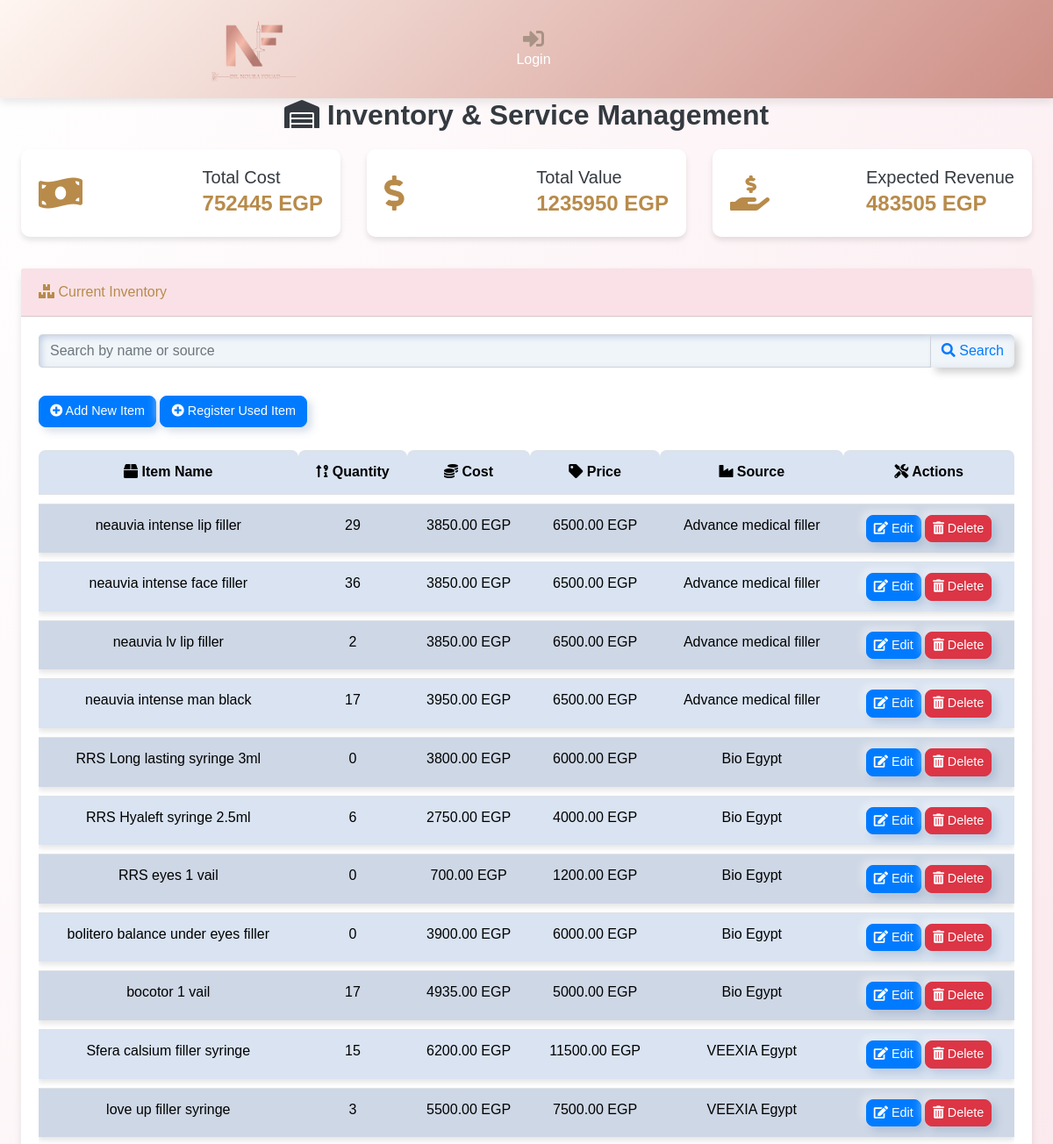
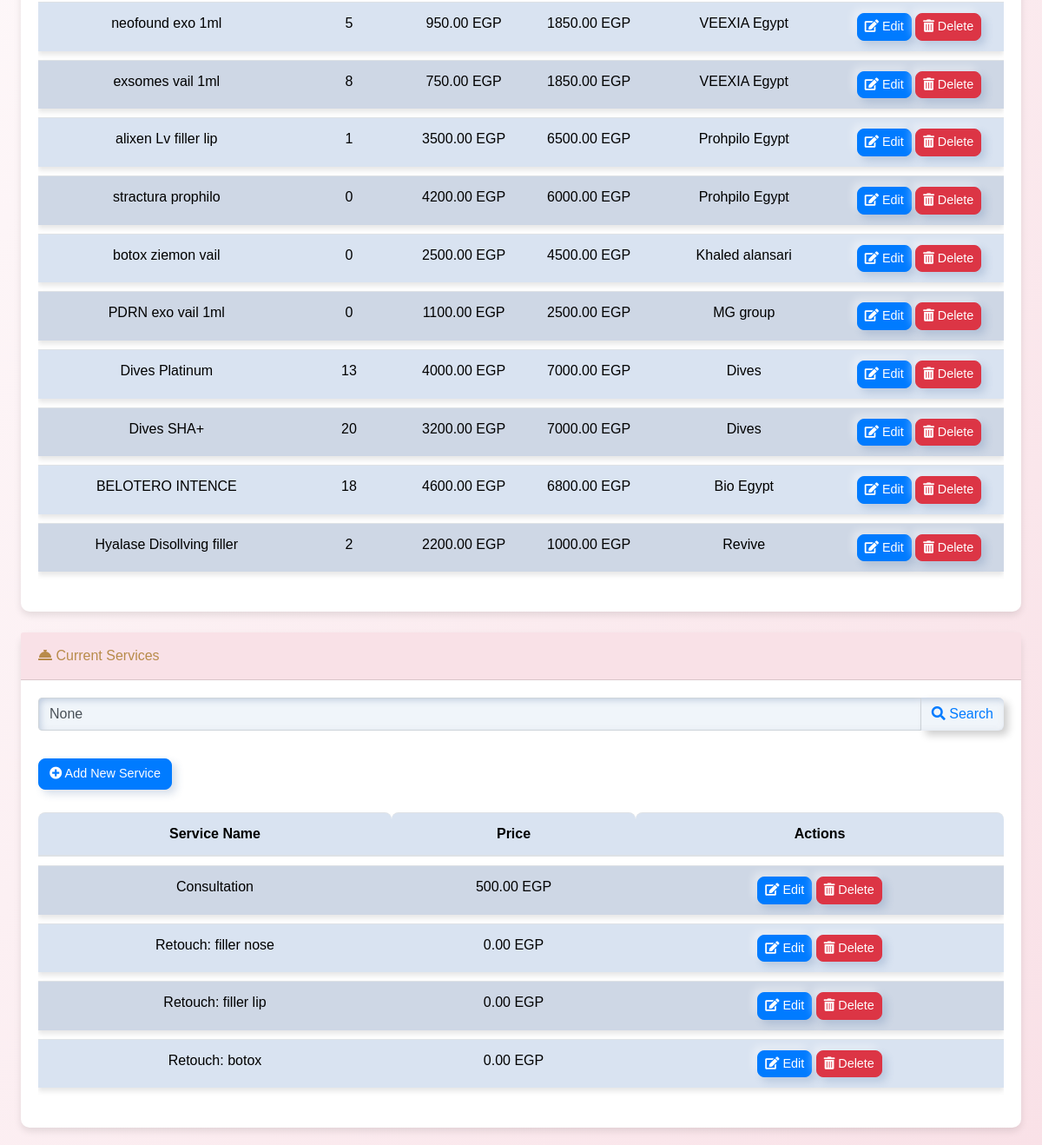
Screenshot of /inventory/ with the database file from the repository (2 pictures, top to bottom).
### webapp/models.py (models this page shows, shortened)
class Inventory(models.Model):
    item_name = models.CharField(max_length=300)
    item_quantity = models.IntegerField()  # الكمية الموجودة في المخزن
    item_price = models.DecimalField(max_digits=10, decimal_places=2,default=0)
    item_cost = models.DecimalField(max_digits=10, decimal_places=2)  # تكلفة المنتج
    company_source = models.ForeignKey(Companies, on_delete=models.CASCADE, related_name='inventory_items')
    created_at = models.DateTimeField(auto_now_add=True)

class Companies(models.Model):
    company_name = models.CharField(max_length=255)
    company_address = models.CharField(max_length=500)
    company_phone = models.CharField(max_length=20)
    def __str__(self):
        return self.company_name

class Service(models.Model):
    name = models.CharField(max_length=100)
    price = models.DecimalField(max_digits=10, decimal_places=2)  # سعر الخدمة

### webapp/views.py (the view)
# urls.py: path('inventory/', views.inventory_view, name='inventory'),
def inventory_view(request, item_id=None):
    inventory_query = request.GET.get('q')
    if inventory_query:
        inventory = Inventory.objects.filter(
            Q(item_name__icontains=inventory_query) | Q(company_source__company_name__icontains=inventory_query)
        )
    else:
        inventory = Inventory.objects.all()
    totals = inventory.aggregate(
        total_cost=Sum(F('item_quantity') * F('item_cost')),
        total_value=Sum(F('item_quantity') * F('item_price'))
    )
    total_cost = totals['total_cost'] or 0
    total_value = totals['total_value'] or 0
    expected_revenue = total_value - total_cost
    service_query = request.GET.get('q')
    if service_query:
        services = Service.objects.filter(name__icontains=service_query)
    else:
        services = Service.objects.all()
    if item_id:
        inventory_item = get_object_or_404(Inventory, id=item_id)
        if request.method == 'POST':
            form = InventoryForm(request.POST, instance=inventory_item)
            if form.is_valid():
                form.save()
                return redirect('combined_view')  # Redirect after editing
        else:
            form = InventoryForm(instance=inventory_item)
    else:
        if request.method == 'POST':
            form = InventoryForm(request.POST)
            if form.is_valid():
                form.save()
                return redirect('combined_view')  # Redirect after adding
        else:
            form = InventoryForm()
    return render(request, 'web/inventory.html', {
        'inventory': inventory,
        'services': services,
        'form': form,
        'query': inventory_query,  # Pass the search query for inventory
        'service_query': service_query,  # Pass the search query for services
        'total_cost': total_cost,
        'total_value': total_value,
        'expected_revenue': expected_revenue,
    })

### webapp/forms.py
class InventoryForm(forms.ModelForm):
    class Meta:
        model = Inventory
        fields = ['item_name', 'item_quantity', 'item_cost','item_price', 'company_source']

### templates/web/inventory.html (shortened to what this page needs)
{% extends 'base.html' %}
{% load crispy_forms_tags %}
{% block content %}
<!DOCTYPE html>
<html lang="en">
<head>
    <link rel="stylesheet" href="https://stackpath.bootstrapcdn.com/bootstrap/4.5.2/css/bootstrap.min.css">
    <link rel="stylesheet" href="https://cdnjs.cloudflare.com/ajax/libs/font-awesome/5.15.4/css/all.min.css">
</head>
<body>
    <div class="container-fluid">
        <div class="row">
            <main role="main" class="col-md-12 ml-sm-auto col-lg-12 px-4">
                <h1 class="h2">
                    <i class="fas fa-warehouse"></i> Inventory & Service Management
                </h1>
                <div class="row">
                    <div class="col-md-4 mb-3">
                        <div class="info-box">
                            <i class="fas fa-money-bill-wave"></i>
                            <div>
                                <h4>Total Cost</h4>
                                <p>{{ total_cost }} EGP</p>
                            </div>
                        </div>
                    </div>
                    <div class="col-md-4 mb-3">
                        <div class="info-box">
                            <i class="fas fa-dollar-sign"></i>
                            <div>
                                <h4>Total Value</h4>
                                <p>{{ total_value }} EGP</p>
                            </div>
                        </div>
                    </div>
                    <div class="col-md-4 mb-3">
                        <div class="info-box">
                            <i class="fas fa-hand-holding-usd"></i>
                            <div>
                                <h4>Expected Revenue</h4>
                                <p>{{ expected_revenue }} EGP</p>
                            </div>
                        </div>
                    </div>
                </div>
                <div class="card">
                    <div class="card-header">
                        <i class="fas fa-boxes"></i> Current Inventory
                    </div>
                    <div class="card-body">
                        <form method="GET" action="{% url 'inventory' %}" class="mb-3">
                            <div class="input-group">
                                <input type="text" name="q" class="form-control" placeholder="Search by name or source" value="{{ request.GET.q }}">
                                <div class="input-group-append">
                                    <button class="btn btn-outline-primary" type="submit">
                                        <i class="fas fa-search"></i> Search
                                    </button>
                                </div>
                            </div>
                        </form>
                        <button class="btn btn-primary my-3" data-toggle="modal" data-target="#addItemModal">
                            <i class="fas fa-plus-circle"></i> Add New Item
                        </button>
                        <a href="{% url 'register_used_item' %}" class="btn btn-primary"><i class="fas fa-plus-circle"></i> Register Used Item</a>
                        <div class="table-responsive">
                            <table class="table table-striped">
                                <thead>
                                    <tr>
                                        <th data-label="Item Name"><i class="fas fa-box"></i> Item Name</th>
                                        <th data-label="Quantity"><i class="fas fa-sort-numeric-up-alt"></i> Quantity</th>
                                        <th data-label="Cost"><i class="fas fa-coins"></i> Cost</th>
                                        <th data-label="Price"><i class="fas fa-tag"></i> Price</th>
                                        <th data-label="Source"><i class="fas fa-industry"></i> Source</th>
                                        <th data-label="Actions"><i class="fas fa-tools"></i> Actions</th>
                                    </tr>
                                </thead>
                                <tbody>
                                    {% for inventory in inventory %}
                                    <tr>
                                        <td data-label="Item Name">{{ inventory.item_name }}</td>
                                        <td data-label="Quantity">{{ inventory.item_quantity }}</td>
                                        <td data-label="Cost">{{ inventory.item_cost }} EGP</td>
                                        <td data-label="Price">{{ inventory.item_price }} EGP</td>
                                        <td data-label="Source">{{ inventory.company_source }}</td>
                                        <td data-label="Actions">
                                            <a href="{% url 'update_inventory' item_id=inventory.id %}" class="btn btn-sm btn-primary">
                                                <i class="fas fa-edit"></i> Edit
                                            </a>
                                            <form method="POST" action="{% url 'delete_inventory' item_id=inventory.id %}" style="display:inline;">
                                                <button type="submit" class="btn btn-sm btn-danger" onclick="return confirm('Are you sure you want to delete this Item?');">
                                                    <i class="fas fa-trash-alt"></i> Delete
                                                </button>
                                            </form>
                                        </td>
                                    </tr>
                                    {% endfor %}
                                </tbody>
                            </table>
                        </div>
                    </div>
                </div>
                <div class="card mt-4">
                    <div class="card-header">
                        <i class="fas fa-concierge-bell"></i> Current Services
                    </div>
                    <div class="card-body">
                        <form method="GET" action="{% url 'service_list' %}" class="mb-3">
                            <div class="input-group">
                                <input type="text" name="q" class="form-control" placeholder="Search by name" value="{{ query }}">
                                <div class="input-group-append">
                                    <button class="btn btn-outline-primary" type="submit">
                                        <i class="fas fa-search"></i> Search
                                    </button>
                                </div>
                            </div>
                        </form>
                        <a href="{% url 'service_create' %}" class="btn btn-primary my-3">
                            <i class="fas fa-plus-circle"></i> Add New Service
                        </a>
                        <div class="table-responsive">
                            <table class="table table-striped">
                                <thead>
                                    <tr>
                                        <th data-label="Service Name">Service Name</th>
                                        <th data-label="Price">Price</th>
                                        <th data-label="Actions">Actions</th>
                                    </tr>
                                </thead>
                                <tbody>
                                    {% for service in services %}
                                    <tr>
                                        <td data-label="Service Name">{{ service.name }}</td>
                                        <td data-label="Price">{{ service.price }} EGP</td>
                                        <td data-label="Actions">
                                            <a href="{% url 'service_update' service.pk %}" class="btn btn-sm btn-primary">
                                                <i class="fas fa-edit"></i> Edit
                                            </a>
                                            <form method="POST" action="{% url 'service_delete' service.pk %}" style="display:inline;">
                                                <button type="submit" class="btn btn-sm btn-danger" onclick="return confirm('Are you sure you want to delete this service?');">
                                                    <i class="fas fa-trash-alt"></i> Delete
                                                </button>
                                            </form>
                                        </td>
                                    </tr>
                                    {% endfor %}
                                </tbody>
                            </table>
                        </div>
                    </div>
                </div>
            </main>
        </div>
    </div>
</body>
</html>
{% endblock %}

### templates/parts/navbar.html (style rules this page uses)
* { box-sizing: border-box; margin: 0; padding: 0; font-family: 'Arial', sans-serif; }

### templates/web/inventory.html (style rules this page uses)
body { background: linear-gradient(120deg, #ffffff, #f9e1e7); font-family: 'Arial', sans-serif; }
.card { margin-bottom: 20px; border: none; border-radius: 10px; box-shadow: 0 4px 8px rgba(0, 0, 0, 0.1); }
.card-header { background-color: #f9e1e7; color: #b88b4a; border-radius: 10px 10px 0 0; padding: 15px 20px; }
h1.h2 { color: #343a40; font-weight: bold; margin-bottom: 20px; text-align: center; }
.info-box { display: flex; justify-content: space-between; align-items: center; padding: 20px; margin-bottom: 20px; border-radius: 10px; box-shadow: 0 4px 6px rgba(0, 0, 0, 0.1); background: #fff; }
.info-box i { font-size: 2.5rem; margin-right: 15px; color: #b88b4a; }
.info-box h4 { margin: 0; font-size: 1.25rem; color: #343a40; }
.info-box p { margin: 0; font-size: 1.5rem; font-weight: bold; color: #b88b4a; }
table.table { border-collapse: separate; border-spacing: 0 10px; width: 100%; }
table thead th { background-color: #343a40; color: white; font-size: 1rem; text-align: center; border-top-left-radius: 8px; border-top-right-radius: 8px; padding: 10px; }
table tbody tr { background-color: white; box-shadow: 0 4px 6px rgba(0, 0, 0, 0.1); transition: transform 0.2s ease; }
table tbody td { padding: 15px; text-align: center; color: #343a40; font-weight: 500; vertical-align: middle; }
.btn-primary, .btn-danger, .btn-success { font-size: 0.9em; border-radius: 8px; transition: background-color 0.3s ease; }

### rows the page displays
Inventory: item_name "neauvia intense lip filler", item_quantity "29", item_cost "3850.00", item_price "6500.00", company_source "Advance medical filler"
Inventory: item_name "neauvia intense face filler", item_quantity "36", item_cost "3850.00", item_price "6500.00", company_source "Advance medical filler"
Inventory: item_name "neauvia lv lip filler", item_quantity "2", item_cost "3850.00", item_price "6500.00", company_source "Advance medical filler"
Inventory: item_name "neauvia intense man black", item_quantity "17", item_cost "3950.00", item_price "6500.00", company_source "Advance medical filler"
Inventory: item_name "RRS Long lasting syringe 3ml", item_quantity "0", item_cost "3800.00", item_price "6000.00", company_source "Bio Egypt"
Inventory: item_name "RRS Hyaleft syringe 2.5ml", item_quantity "6", item_cost "2750.00", item_price "4000.00", company_source "Bio Egypt"
Inventory: item_name "RRS eyes 1 vail", item_quantity "0", item_cost "700.00", item_price "1200.00", company_source "Bio Egypt"
Inventory: item_name "bolitero balance under eyes filler", item_quantity "0", item_cost "3900.00", item_price "6000.00", company_source "Bio Egypt"
Inventory: item_name "bocotor 1 vail", item_quantity "17", item_cost "4935.00", item_price "5000.00", company_source "Bio Egypt"
Inventory: item_name "Sfera calsium filler syringe", item_quantity "15", item_cost "6200.00", item_price "11500.00", company_source "VEEXIA Egypt"
Inventory: item_name "love up filler syringe", item_quantity "3", item_cost "5500.00", item_price "7500.00", company_source "VEEXIA Egypt"
Inventory: item_name "neofound exo 1ml", item_quantity "5", item_cost "950.00", item_price "1850.00", company_source "VEEXIA Egypt"
Inventory: item_name "exsomes vail 1ml", item_quantity "8", item_cost "750.00", item_price "1850.00", company_source "VEEXIA Egypt"
Inventory: item_name "alixen Lv filler lip", item_quantity "1", item_cost "3500.00", item_price "6500.00", company_source "Prohpilo Egypt"
Inventory: item_name "stractura prophilo", item_quantity "0", item_cost "4200.00", item_price "6000.00", company_source "Prohpilo Egypt"
Inventory: item_name "botox ziemon vail", item_quantity "0", item_cost "2500.00", item_price "4500.00", company_source "Khaled alansari"
Inventory: item_name "PDRN exo vail 1ml", item_quantity "0", item_cost "1100.00", item_price "2500.00", company_source "MG group"
Inventory: item_name "Dives Platinum", item_quantity "13", item_cost "4000.00", item_price "7000.00", company_source "Dives"
Inventory: item_name "Dives SHA+", item_quantity "20", item_cost "3200.00", item_price "7000.00", company_source "Dives"
Inventory: item_name "BELOTERO INTENCE", item_quantity "18", item_cost "4600.00", item_price "6800.00", company_source "Bio Egypt"
Inventory: item_name "Hyalase Disollving filler", item_quantity "2", item_cost "2200.00", item_price "1000.00", company_source "Revive"
Service: name "Consultation", price "500.00"
Service: name "Retouch: filler nose", price "0.00"
Service: name "Retouch: filler lip", price "0.00"
Service: name "Retouch: botox", price "0.00"

### other values shown
{{ total_cost }} "752445"
{{ total_value }} "1235950"
{{ expected_revenue }} "483505"
